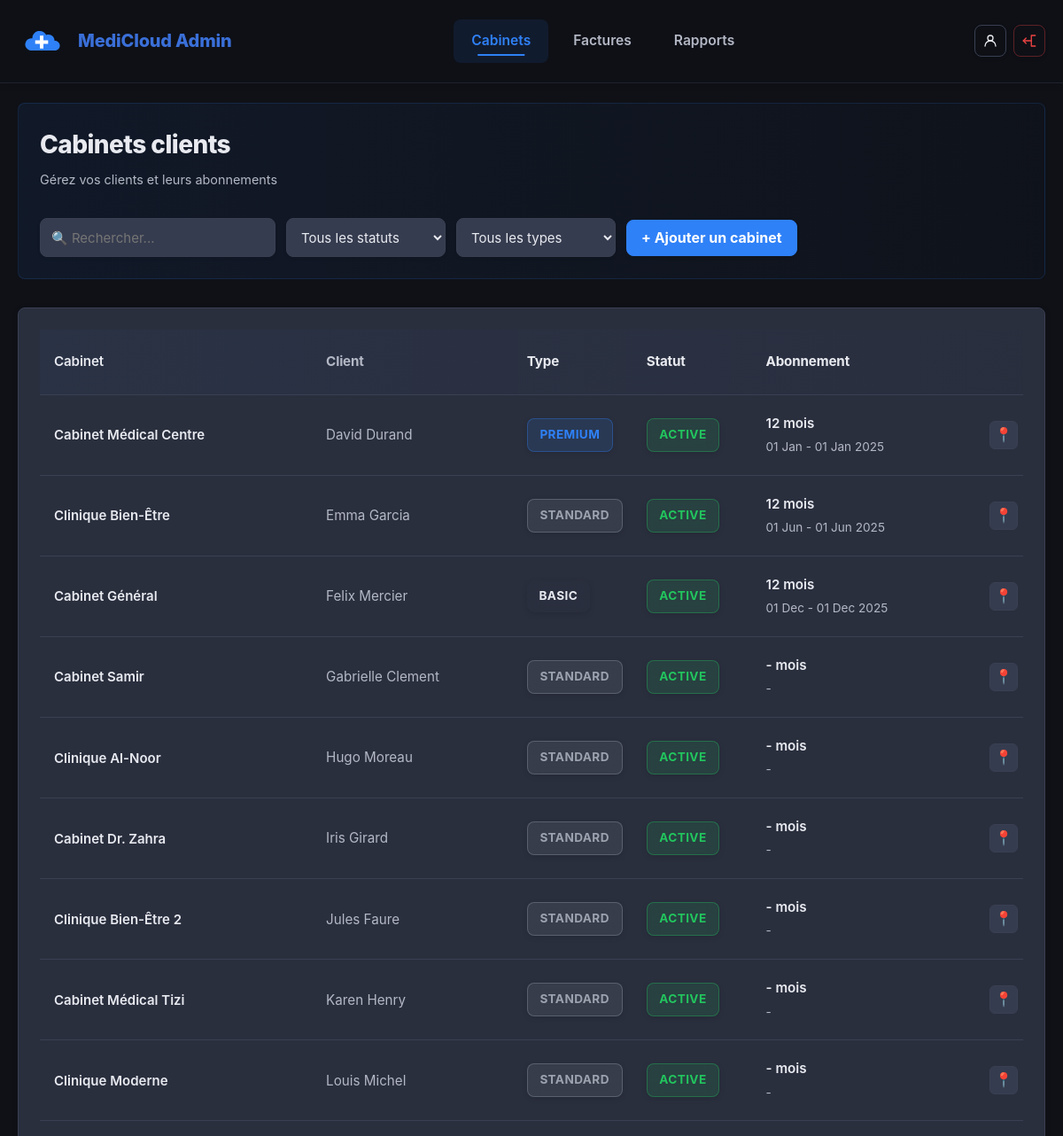
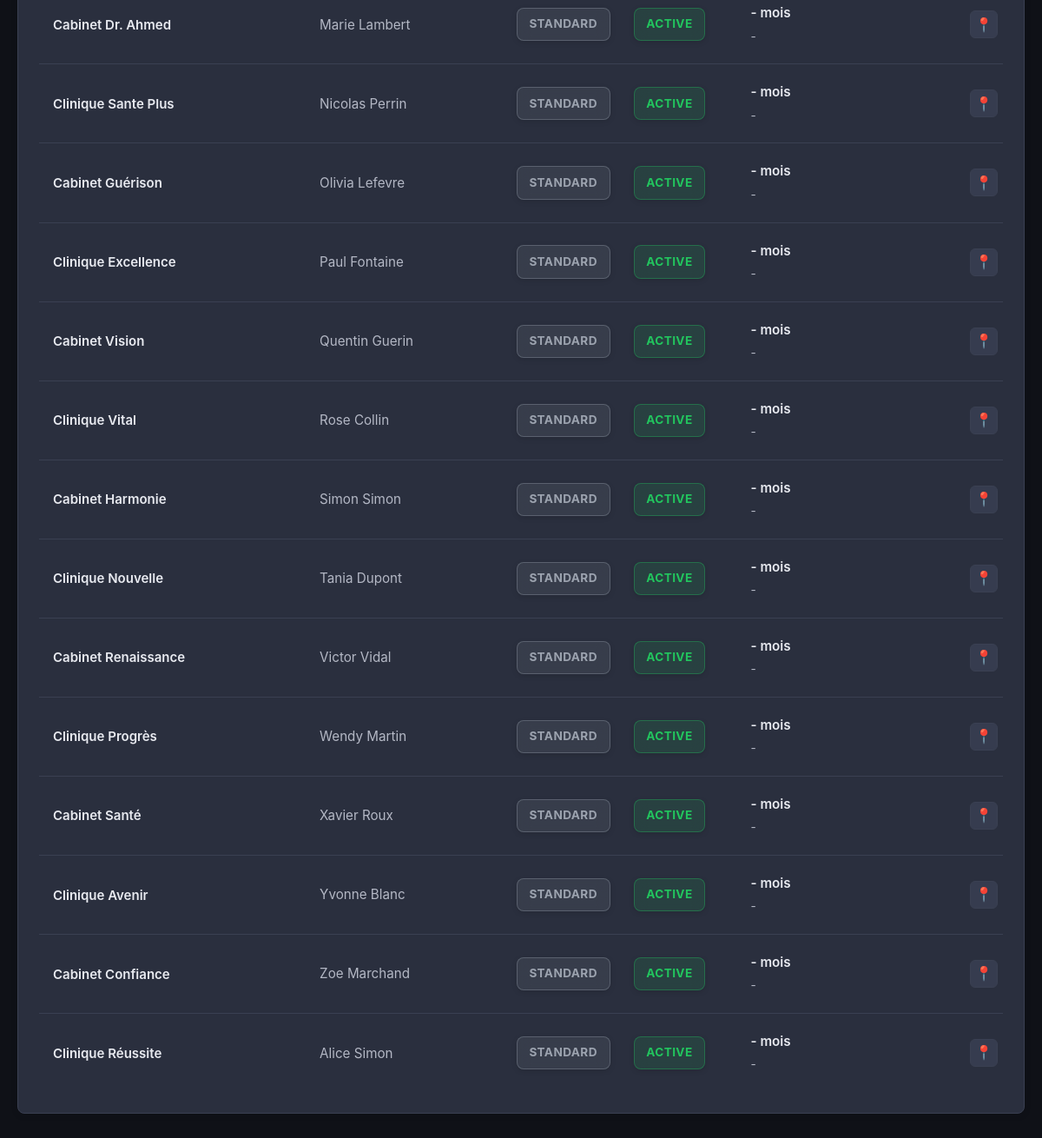
/MediCloud/admin/cabinet-list.php?error=not_found (signed in), run on the app's committed database (2 pictures, top to bottom).
### tables this page shows
CREATE TABLE cabinets (
    id INT AUTO_INCREMENT PRIMARY KEY,
    nom_cabinet VARCHAR(255) NOT NULL,
    prenom VARCHAR(100),
    nom VARCHAR(100),
    email VARCHAR(255) UNIQUE,
    telephone VARCHAR(20),
    wilaya VARCHAR(100),
    commune VARCHAR(100),
    adresse TEXT,
    tarif DECIMAL(10, 2) DEFAULT 0,
    plus_code VARCHAR(50),
    name VARCHAR(255),
    address TEXT,
    phone VARCHAR(20),
    specialty VARCHAR(100),
    description TEXT,
    database_name VARCHAR(100) COMMENT 'Cabinet database name (e.g., hippocare_1)',
    statut ENUM('active', 'pending', 'inactive') DEFAULT 'active',
    created_at TIMESTAMP DEFAULT CURRENT_TIMESTAMP,
    updated_at TIMESTAMP DEFAULT CURRENT_TIMESTAMP ON UPDATE CURRENT_TIMESTAMP,
    INDEX idx_wilaya (wilaya),
    INDEX idx_email (email),
    INDEX idx_status (statut),
    INDEX idx_database (database_name)
);

### MediCloud/admin/DB/cabinet_helper.php (called while the page is built, shortened)
<?php
function get_all_cabinets($conn, $search = '', $status_filter = 'all', $limit = null, $offset = 0) {
    $query = "SELECT c.*,
              s.type_abonnement,
              s.date_debut,
              s.date_fin,
              (SELECT COUNT(*) FROM subscriptions WHERE cabinet_id = c.id AND status = 'active') as active_subscriptions,
              (SELECT SUM(amount) FROM invoices WHERE cabinet_id = c.id AND status = 'paid') as total_revenue
              FROM cabinets c
              LEFT JOIN subscriptions s ON c.id = s.cabinet_id AND s.status = 'active'
              WHERE 1=1";
    $query .= " ORDER BY c.created_at DESC";
    $stmt = $conn->prepare($query);
    $stmt->execute();
    return $stmt->get_result()->fetch_all(MYSQLI_ASSOC);
}
?>

### MediCloud/admin/cabinet-list.php (the view, shortened to what this page needs)
<?php
require_once 'DB/secure_page.php';
require_once 'DB/cabinet_helper.php';
$search = $_GET['search'] ?? '';
$status_filter = $_GET['status'] ?? 'all';
$cabinets = get_all_cabinets($conn, $search, $status_filter);
?>
<!DOCTYPE html>
<html lang="fr">
<head>
    <link rel="stylesheet" href="../assets/frontend/common.css" />
    <link rel="stylesheet" href="assets/frontend/admin.css" />
</head>
<body>
    <header class="header">
        <div class="header-inner">
            <a class="brand" href="dashboard.php">
                <img src="../assets/frontend/medicloud.svg" alt="" class="brand-logo" />
                <span class="brand-name">MediCloud Admin</span>
            </a>
            <nav class="nav">
                <a href="cabinet-list.php" class="nav-link active">Cabinets</a>
                <a href="invoice-list.php" class="nav-link">Factures</a>
                <a href="reports.php" class="nav-link">Rapports</a>
            </nav>
            <div class="header-actions">
                <a class="icon-btn" href="profile.php" aria-label="Mon profil">
                    <svg class="icon" viewBox="0 0 24 24" fill="none" stroke="currentColor" aria-hidden="true"><path d="M12 12a4 4 0 1 0 0-8a4 4 0 0 0 0 8z" stroke-width="1.75" stroke-linecap="round" stroke-linejoin="round"/><path d="M4 20a8 8 0 0 1 16 0" stroke-width="1.75" stroke-linecap="round" stroke-linejoin="round"/></svg>
                </a>
                <a class="icon-btn danger" href="DB/logout.php" aria-label="Déconnexion">
                </a>
            </div>
        </div>
    </header>
    <main class="page-container">
        <div class="page-header-horizontal">
            <div>
                <h1 class="page-title">Cabinets clients</h1>
                <p class="page-subtitle">Gérez vos clients et leurs abonnements</p>
            </div>
            <div class="flex gap-1">
                <input type="search" id="cabinet-search" placeholder="🔍 Rechercher..." class="search-input" />
                <select id="status-filter" class="filter-select">
                    <option value="all">Tous les statuts</option>
                </select>
                <select id="type-filter" class="filter-select">
                    <option value="all">Tous les types</option>
                </select>
                <a href="cabinet-add.php" class="btn btn-primary" style="margin-left: auto;">+ Ajouter un cabinet</a>
            </div>
        </div>
        <section class="card padded">
            <div class="cabinets-table-wrapper">
                <div class="cabinets-list">
                    <div class="cabinet-row cabinet-row-header">
                        <div class="cabinet-col cabinet-col-name">Cabinet</div>
                        <div class="cabinet-col cabinet-col-director">Client</div>
                        <div class="cabinet-col cabinet-col-type">Type</div>
                        <div class="cabinet-col cabinet-col-status">Statut</div>
                        <div class="cabinet-col cabinet-col-subscription">Abonnement</div>
                        <div class="cabinet-col cabinet-col-actions">Actions</div>
                    </div>
                    <?php foreach ($cabinets as $cabinet): ?>
                    <div class="cabinet-row">
                        <div class="cabinet-col cabinet-col-name">
                            <a href="cabinet-details.php?id=<?= $cabinet['id'] ?>" class="cabinet-link"><?= htmlspecialchars($cabinet['nom_cabinet']) ?></a>
                        </div>
                        <div class="cabinet-col cabinet-col-director">
                            <span><?= htmlspecialchars(($cabinet['prenom'] ?? '') . ' ' . ($cabinet['nom'] ?? '')) ?></span>
                        </div>
                        <div class="cabinet-col cabinet-col-type">
                            <span class="badge badge-<?= htmlspecialchars($cabinet['type_abonnement'] ?? 'standard') ?>"><?= ucfirst(htmlspecialchars($cabinet['type_abonnement'] ?? 'Standard')) ?></span>
                        </div>
                        <div class="cabinet-col cabinet-col-status">
                            <span class="badge badge-<?= htmlspecialchars($cabinet['statut']) ?>"><?= ucfirst(htmlspecialchars($cabinet['statut'])) ?></span>
                        </div>
                        <div class="cabinet-col cabinet-col-subscription">
                            <div class="subscription-info">
                                <span class="subscription-type"><?= $cabinet['date_debut'] && $cabinet['date_fin'] ? round((strtotime($cabinet['date_fin']) - strtotime($cabinet['date_debut'])) / (30 * 24 * 60 * 60)) : '-' ?> mois</span>
                                <span class="subscription-date"><?= $cabinet['date_debut'] && $cabinet['date_fin'] ? (date('d M', strtotime($cabinet['date_debut'])) . ' - ' . date('d M Y', strtotime($cabinet['date_fin']))) : '-' ?></span>
                            </div>
                        </div>
                        <div class="cabinet-col cabinet-col-actions">
                            <div class="action-buttons">
                                <a href="https://maps.google.com/maps?q=<?= urlencode($cabinet['plus_code'] ?? '') ?>" class="btn-icon-small" target="_blank" title="Localiser">📍</a>
                            </div>
                        </div>
                    </div>
                    <?php endforeach; ?>
                </div>
            </div>
        </section>
    </main>
</body>
</html>

### MediCloud/assets/frontend/common.css (style rules this page uses)
:root { --primary: #2F81F7; --primary-600: #3B8CFF; --primary-100: rgba(47, 129, 247, 0.15); --accent: #3B8CFF; --accent-600: #2C74D6; --heading: #3A6FD8; --bg-dark: #1a1d29; --surface: #2a2f3e; --surface-light: #363c4f; --alt: #232836; --text: #e8eaf0; --text-secondary: #b4b8c5; --muted: #838a9d; --border: #3a4052; --shadow-sm: 0 1px 3px rgba(0, 0, 0, 0.3); --shadow: 0 4px 12px rgba(0, 0, 0, 0.4); --shadow-lg: 0 10px 30px rgba(0, 0, 0, 0.5); --success: #22c55e; --warning: #f59e0b; --danger: #ef4444; --transition: 0.3s ease; --radius-sm: 0.5rem; --radius-md: 0.75rem; --radius-lg: 1rem; --radius-xl: 1.25rem; --radius-full: 2rem; }
* { box-sizing: border-box; margin: 0; padding: 0; }
html { scroll-behavior: smooth; }
html, body { height: 100%; }
body { font-family: "Inter", ui-sans-serif, system-ui, -apple-system, "Segoe UI", Roboto, Arial, sans-serif; font-size: 15px; line-height: 1.6; color: var(--text); background: #0f1117; position: relative; overflow-x: hidden; }
.btn { display: inline-block; padding: 0.875rem 2.25rem; border-radius: var(--radius-md); font-weight: 700; font-size: 1rem; text-decoration: none; transition: var(--transition); border: none; cursor: pointer; text-align: center; }
.btn-primary { background: var(--primary); color: white; box-shadow: 0 4px 16px rgba(47, 129, 247, 0.35); }

### data on the page
cabinets: nom_cabinet "Cabinet Médical Centre", prenom+nom "David Durand", type_abonnement "PREMIUM", statut "ACTIVE", date_debut "12", date_debut "01 Jan", date_fin "01 Jan 2025"
cabinets: nom_cabinet "Clinique Bien-Être", prenom+nom "Emma Garcia", type_abonnement "STANDARD", statut "ACTIVE", date_debut "12", date_debut "01 Jun", date_fin "01 Jun 2025"
cabinets: nom_cabinet "Cabinet Général", prenom+nom "Felix Mercier", type_abonnement "BASIC", statut "ACTIVE", date_debut "12", date_debut "01 Dec", date_fin "01 Dec 2025"
cabinets: nom_cabinet "Cabinet Samir", prenom+nom "Gabrielle Clement", type_abonnement "STANDARD", statut "ACTIVE"
cabinets: nom_cabinet "Clinique Al-Noor", prenom+nom "Hugo Moreau", type_abonnement "STANDARD", statut "ACTIVE"
cabinets: nom_cabinet "Cabinet Dr. Zahra", prenom+nom "Iris Girard", type_abonnement "STANDARD", statut "ACTIVE"
cabinets: nom_cabinet "Clinique Bien-Être 2", prenom+nom "Jules Faure", type_abonnement "STANDARD", statut "ACTIVE"
cabinets: nom_cabinet "Cabinet Médical Tizi", prenom+nom "Karen Henry", type_abonnement "STANDARD", statut "ACTIVE"
cabinets: nom_cabinet "Clinique Moderne", prenom+nom "Louis Michel", type_abonnement "STANDARD", statut "ACTIVE"
cabinets: nom_cabinet "Cabinet Dr. Ahmed", prenom+nom "Marie Lambert", type_abonnement "STANDARD", statut "ACTIVE"
cabinets: nom_cabinet "Clinique Sante Plus", prenom+nom "Nicolas Perrin", type_abonnement "STANDARD", statut "ACTIVE"
cabinets: nom_cabinet "Cabinet Guérison", prenom+nom "Olivia Lefevre", type_abonnement "STANDARD", statut "ACTIVE"
cabinets: nom_cabinet "Clinique Excellence", prenom+nom "Paul Fontaine", type_abonnement "STANDARD", statut "ACTIVE"
cabinets: nom_cabinet "Cabinet Vision", prenom+nom "Quentin Guerin", type_abonnement "STANDARD", statut "ACTIVE"
cabinets: nom_cabinet "Clinique Vital", prenom+nom "Rose Collin", type_abonnement "STANDARD", statut "ACTIVE"
cabinets: nom_cabinet "Cabinet Harmonie", prenom+nom "Simon Simon", type_abonnement "STANDARD", statut "ACTIVE"
cabinets: nom_cabinet "Clinique Nouvelle", prenom+nom "Tania Dupont", type_abonnement "STANDARD", statut "ACTIVE"
cabinets: nom_cabinet "Cabinet Renaissance", prenom+nom "Victor Vidal", type_abonnement "STANDARD", statut "ACTIVE"
cabinets: nom_cabinet "Clinique Progrès", prenom+nom "Wendy Martin", type_abonnement "STANDARD", statut "ACTIVE"
cabinets: nom_cabinet "Cabinet Santé", prenom+nom "Xavier Roux", type_abonnement "STANDARD", statut "ACTIVE"
cabinets: nom_cabinet "Clinique Avenir", prenom+nom "Yvonne Blanc", type_abonnement "STANDARD", statut "ACTIVE"
cabinets: nom_cabinet "Cabinet Confiance", prenom+nom "Zoe Marchand", type_abonnement "STANDARD", statut "ACTIVE"
cabinets: nom_cabinet "Clinique Réussite", prenom+nom "Alice Simon", type_abonnement "STANDARD", statut "ACTIVE"
